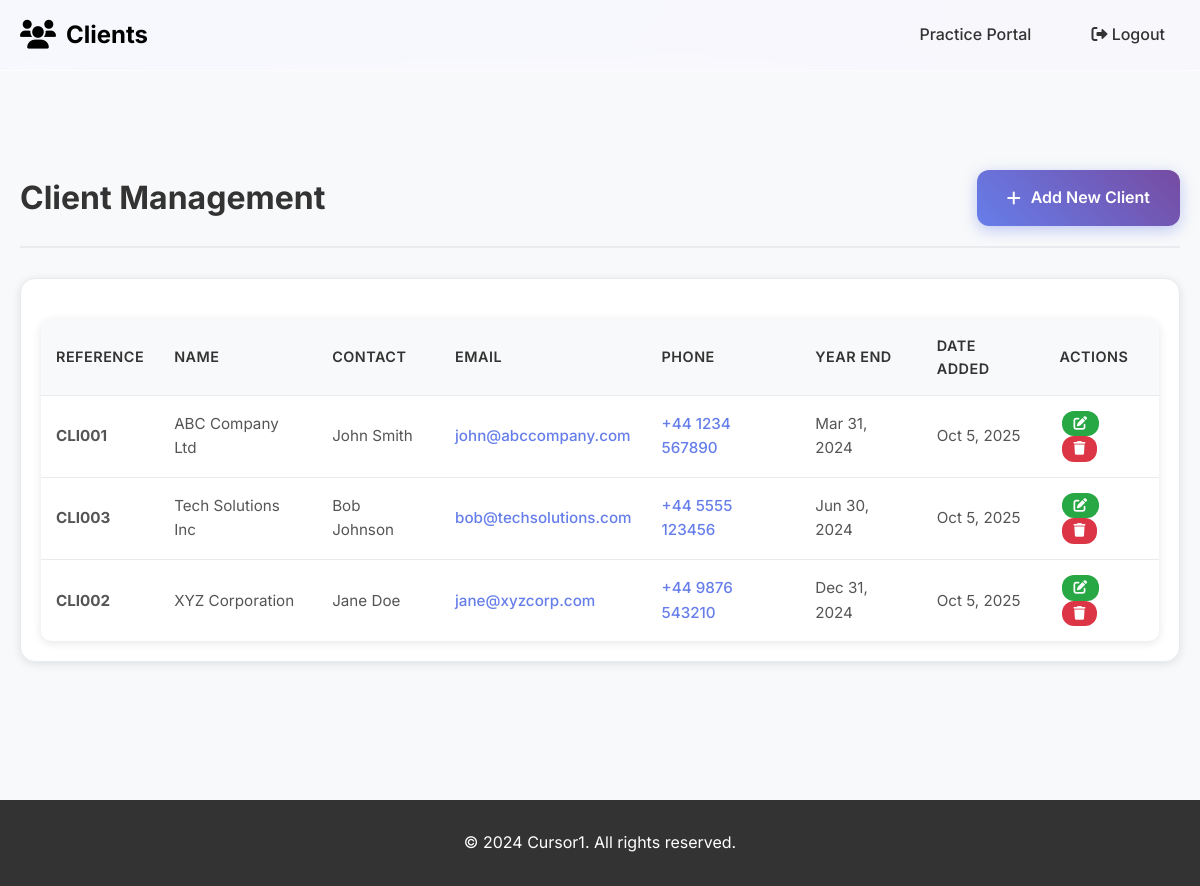
The page /clients/index.php (signed in) on the database its author committed.
### tables this page shows
CREATE TABLE IF NOT EXISTS clients (
    id INT AUTO_INCREMENT PRIMARY KEY,
    reference VARCHAR(50) NOT NULL UNIQUE,
    name VARCHAR(255) NOT NULL,
    contact VARCHAR(255),
    email VARCHAR(255),
    phone VARCHAR(50),
    year_end DATE,
    date_added TIMESTAMP DEFAULT CURRENT_TIMESTAMP,
    created_at TIMESTAMP DEFAULT CURRENT_TIMESTAMP,
    updated_at TIMESTAMP DEFAULT CURRENT_TIMESTAMP ON UPDATE CURRENT_TIMESTAMP
);

### clients/index.php (the view, shortened to what this page needs)
<?php
require_once '../config/database.php';
try {
    $stmt = $pdo->query("SELECT * FROM clients ORDER BY name ASC");
    $clients = $stmt->fetchAll();
} catch (PDOException $e) {
    $clients = [];
    $message = 'Failed to load clients.';
    $messageType = 'error';
}
?>
<!DOCTYPE html>
<html lang="en">
<head>
    <link rel="stylesheet" href="../assets/css/style.css">
    <link rel="stylesheet" href="https://cdnjs.cloudflare.com/ajax/libs/font-awesome/6.0.0/css/all.min.css">
</head>
<body>
    <nav class="navbar">
        <div class="nav-container">
            <div class="nav-logo">
                <i class="fas fa-users"></i>
                <span>Clients</span>
            </div>
            <ul class="nav-menu">
                <li class="nav-item">
                    <a href="../practice" class="nav-link">Practice Portal</a>
                </li>
                <li class="nav-item">
                    <a href="../login?logout=1" class="nav-link">
                        <i class="fas fa-sign-out-alt"></i>
                        Logout
                    </a>
                </li>
            </ul>
        </div>
    </nav>
    <main class="main-content">
        <div class="admin-section">
            <div class="container">
                <div class="page-header">
                    <h1 class="page-title">Client Management</h1>
                    <div class="page-actions">
                        <a href="add" class="btn btn-primary">
                            <i class="fas fa-plus"></i>
                            Add New Client
                        </a>
                    </div>
                </div>
                <?php if (empty($clients)): ?>
                    <div class="empty-state">
                        <div class="empty-icon">
                            <i class="fas fa-users"></i>
                        </div>
                        <h3>No clients yet</h3>
                        <p>Get started by adding your first client.</p>
                        <a href="add" class="btn btn-primary">
                            <i class="fas fa-plus"></i>
                            Add First Client
                        </a>
                    </div>
                <?php else: ?>
                    <div class="table-container">
                        <table class="data-table">
                            <thead>
                                <tr>
                                    <th>Reference</th>
                                    <th>Name</th>
                                    <th>Contact</th>
                                    <th>Email</th>
                                    <th>Phone</th>
                                    <th>Year End</th>
                                    <th>Date Added</th>
                                    <th>Actions</th>
                                </tr>
                            </thead>
                            <tbody>
                                <?php foreach ($clients as $client): ?>
                                    <tr>
                                        <td><strong><?php echo htmlspecialchars($client['reference']); ?></strong></td>
                                        <td><?php echo htmlspecialchars($client['name']); ?></td>
                                        <td><?php echo htmlspecialchars($client['contact'] ?? '-'); ?></td>
                                        <td>
                                            <?php if ($client['email']): ?>
                                                <a href="mailto:<?php echo htmlspecialchars($client['email']); ?>" class="email-link">
                                                    <?php echo htmlspecialchars($client['email']); ?>
                                                </a>
                                            <?php else: ?>
                                                <span class="no-data">-</span>
                                            <?php endif; ?>
                                        </td>
                                        <td>
                                            <?php if ($client['phone']): ?>
                                                <a href="tel:<?php echo htmlspecialchars($client['phone']); ?>" class="phone-link">
                                                    <?php echo htmlspecialchars($client['phone']); ?>
                                                </a>
                                            <?php else: ?>
                                                <span class="no-data">-</span>
                                            <?php endif; ?>
                                        </td>
                                        <td><?php echo $client['year_end'] ? date('M j, Y', strtotime($client['year_end'])) : '-'; ?></td>
                                        <td><?php echo date('M j, Y', strtotime($client['date_added'])); ?></td>
                                        <td>
                                            <a href="edit?id=<?php echo $client['id']; ?>" class="btn btn-action btn-edit">
                                                <i class="fas fa-edit"></i>
                                            </a>
                                            <a href="?delete=<?php echo $client['id']; ?>"
                                               class="btn btn-action btn-delete"
                                               onclick="return confirm('Are you sure you want to delete this client?')">
                                                <i class="fas fa-trash"></i>
                                            </a>
                                        </td>
                                    </tr>
                                <?php endforeach; ?>
                            </tbody>
                        </table>
                    </div>
                <?php endif; ?>
            </div>
        </div>
    </main>
    <footer class="footer">
        <div class="container">
            <p>&copy; 2024 Cursor1. All rights reserved.</p>
        </div>
    </footer>
</body>
</html>

### assets/css/style.css (style rules this page uses)
* { margin: 0; padding: 0; box-sizing: border-box; }
body { font-family: 'Inter', -apple-system, BlinkMacSystemFont, 'Segoe UI', Roboto, sans-serif; line-height: 1.6; color: #333; background: linear-gradient(135deg, #667eea 0%, #764ba2 100%); min-height: 100vh; }
.container { max-width: 1200px; margin: 0 auto; padding: 0 20px; }
.navbar { background: rgba(255, 255, 255, 0.95); backdrop-filter: blur(10px); border-bottom: 1px solid rgba(255, 255, 255, 0.2); position: fixed; top: 0; left: 0; right: 0; z-index: 1000; transition: all 0.3s ease; }
.nav-container { max-width: 1200px; margin: 0 auto; padding: 0 20px; display: flex; justify-content: space-between; align-items: center; height: 70px; }
.nav-logo { display: flex; align-items: center; font-size: 1.5rem; font-weight: 700; color: #000; text-decoration: none; }
.nav-logo i { margin-right: 10px; font-size: 1.8rem; }
.nav-menu { display: flex; list-style: none; gap: 30px; }
.nav-link { text-decoration: none; color: #333; font-weight: 500; padding: 10px 15px; border-radius: 8px; transition: all 0.3s ease; position: relative; }
.main-content { margin-top: 70px; min-height: calc(100vh - 70px); }
.btn { display: inline-flex; align-items: center; gap: 10px; padding: 15px 30px; border: none; border-radius: 12px; font-size: 1rem; font-weight: 600; text-decoration: none; cursor: pointer; transition: all 0.3s ease; position: relative; overflow: hidden; }
.btn-primary { background: linear-gradient(45deg, #667eea, #764ba2); color: white; box-shadow: 0 4px 15px rgba(102, 126, 234, 0.4); }
.admin-section { padding: 100px 0; background: #f8f9fa; min-height: calc(100vh - 70px); }
.email-link, .phone-link { color: #667eea; text-decoration: none; font-weight: 500; }
.data-table { width: 100%; border-collapse: collapse; margin-top: 20px; background: white; border-radius: 10px; overflow: hidden; box-shadow: 0 2px 10px rgba(0, 0, 0, 0.1); }
.data-table th, .data-table td { padding: 15px; text-align: left; border-bottom: 1px solid #e9ecef; }
.data-table th { background: #f8f9fa; font-weight: 600; color: #333; font-size: 0.9rem; text-transform: uppercase; letter-spacing: 0.5px; }
.data-table td { font-size: 0.95rem; color: #555; }
.data-table tr:last-child td { border-bottom: none; }
.btn-action { padding: 6px 12px; font-size: 0.85rem; margin: 0 2px; }
.btn-edit { background: #28a745; color: white; }
.btn-delete { background: #dc3545; color: white; }
.page-header { display: flex; justify-content: space-between; align-items: center; margin-bottom: 30px; padding-bottom: 20px; border-bottom: 2px solid #e9ecef; }
.page-title { font-size: 2rem; font-weight: 700; color: #333; margin: 0; }
.page-actions { display: flex; gap: 15px; align-items: center; }
.table-container { background: white; border-radius: 15px; padding: 20px; box-shadow: 0 2px 10px rgba(0, 0, 0, 0.1); border: 1px solid #e9ecef; overflow-x: auto; -webkit-overflow-scrolling: touch; width: 100%; }
.footer { background: #333; color: white; text-align: center; padding: 30px 0; }

### rows shown on the page
clients: reference "CLI001", name "ABC Company Ltd", contact "John Smith", email "john@abccompany.com", phone "+44 1234 567890", year_end "Mar 31, 2024", date_added "Oct 5, 2025"
clients: reference "CLI003", name "Tech Solutions Inc", contact "Bob Johnson", email "bob@techsolutions.com", phone "+44 5555 123456", year_end "Jun 30, 2024", date_added "Oct 5, 2025"
clients: reference "CLI002", name "XYZ Corporation", contact "Jane Doe", email "jane@xyzcorp.com", phone "+44 9876 543210", year_end "Dec 31, 2024", date_added "Oct 5, 2025"
